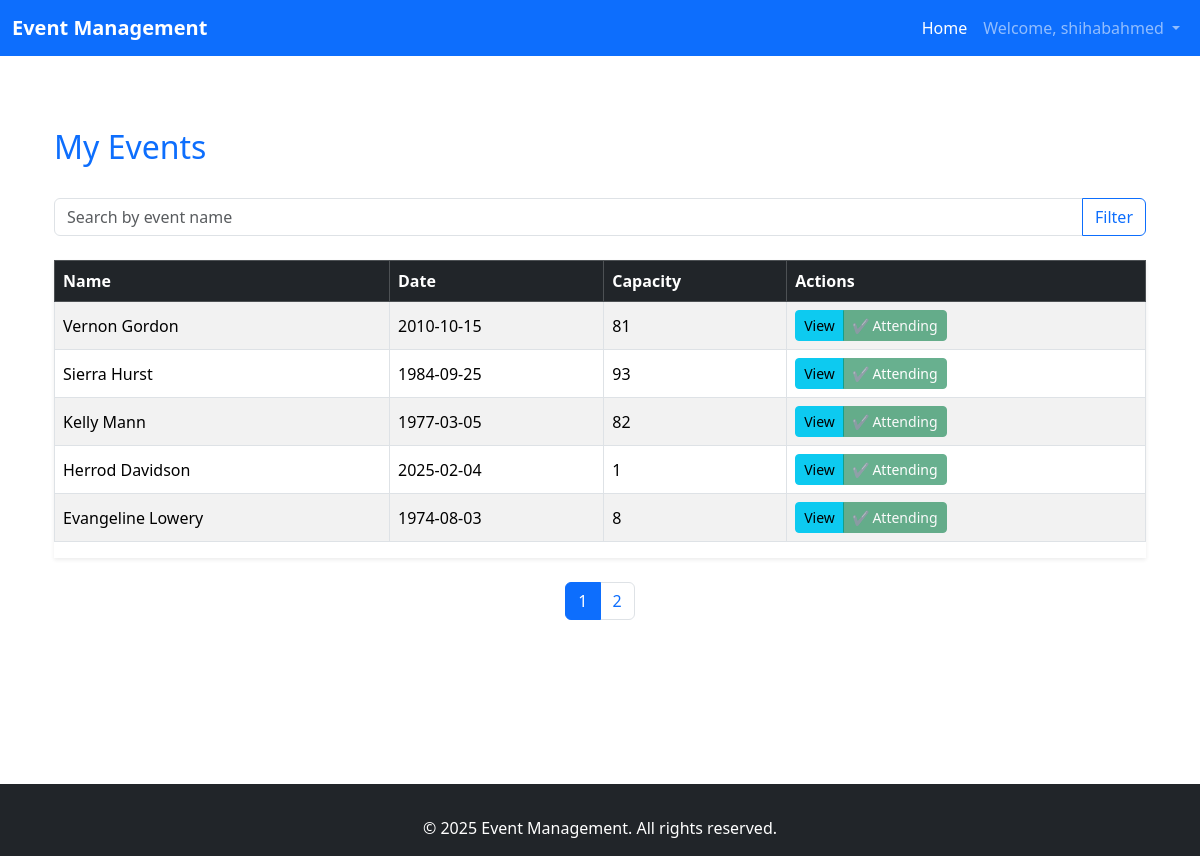
Screenshot of /dashboard.php?sort=name&order=DESC (signed in) with the database file from the repository.
### tables this page shows
CREATE TABLE `events` (
  `id` int(11) NOT NULL,
  `name` varchar(255) NOT NULL,
  `description` text DEFAULT NULL,
  `date` date NOT NULL,
  `capacity` int(11) NOT NULL,
  `created_by` int(11) NOT NULL,
  `location` varchar(255) NOT NULL,
  `created_at` timestamp NOT NULL DEFAULT current_timestamp()
);

### includes/auth.php (called while the page is built, shortened)
<?php
function isAdmin() {
    return isset($_SESSION['role']) && $_SESSION['role'] === 'admin';
}
?>

### dashboard.php (the view, shortened to what this page needs)
<?php
include 'includes/auth.php';
include 'includes/db.php';
$page = isset($_GET['page']) ? (int)$_GET['page'] : 1;
$limit = 5;
$offset = ($page - 1) * $limit;
$sort = isset($_GET['sort']) ? $_GET['sort'] : 'created_at';
$order = isset($_GET['order']) ? $_GET['order'] : 'DESC';
$filter = isset($_GET['filter']) ? $_GET['filter'] : '';
$whereClause = $filter ? "WHERE name LIKE :filter" : '';
try {
    $stmt = $pdo->prepare("SELECT COUNT(*) AS total FROM events $whereClause");
    $stmt->execute();
    $totalEvents = $stmt->fetch()['total'];
    $totalPages = ceil($totalEvents / $limit);
    $stmt = $pdo->prepare("SELECT * FROM events $whereClause ORDER BY $sort $order LIMIT :limit OFFSET :offset");
    $stmt->bindValue(':limit', $limit, PDO::PARAM_INT);
    $stmt->bindValue(':offset', $offset, PDO::PARAM_INT);
    $stmt->execute();
    $events = $stmt->fetchAll(PDO::FETCH_ASSOC);
} catch (PDOException $e) {
    die("Database error: " . $e->getMessage());
}
?>
<?php include 'includes/header.php'; ?>
<div class="container mt-5">
    <div class="row mb-4">
        <div class="col-12 col-md-6">
            <h2 class="text-primary">My Events</h2>
        </div>
        <div class="col-12 col-md-6 text-md-end text-center">
        </div>
    </div>
    <form method="GET" class="mb-4">
        <div class="input-group">
            <input type="text" name="filter" class="form-control" placeholder="Search by event name" value="<?= htmlspecialchars($filter) ?>">
            <button type="submit" class="btn btn-outline-primary">Filter</button>
        </div>
    </form>
    <div class="table-responsive shadow-sm">
        <table class="table table-bordered table-striped table-hover align-middle">
            <thead class="table-dark">
                <tr>
                    <th scope="col">
                        <a href="?sort=name&order=<?= $sort === 'name' && $order === 'ASC' ? 'DESC' : 'ASC' ?>" class="text-decoration-none text-white">
                            Name
                        </a>
                    </th>
                    <th scope="col">
                        <a href="?sort=date&order=<?= $sort === 'date' && $order === 'ASC' ? 'DESC' : 'ASC' ?>" class="text-decoration-none text-white">
                            Date
                        </a>
                    </th>
                    <th scope="col">Capacity</th>
                    <th scope="col">Actions</th>
                </tr>
            </thead>
            <tbody>
                <?php if (!empty($events)): ?>
                    <?php foreach ($events as $event): ?>
                        <?php
                        $userId = $_SESSION['user_id'];
                        $stmt = $pdo->prepare("SELECT * FROM attendees WHERE event_id = ? AND user_id = ?");
                        $stmt->execute([$event['id'], $userId]);
                        $isAttending = $stmt->fetch();
                        ?>
                        <tr>
                            <td><?= htmlspecialchars($event['name']) ?></td>
                            <td><?= htmlspecialchars($event['date']) ?></td>
                            <td><?= htmlspecialchars($event['capacity']) ?></td>
                            <td>
                                <div class="btn-group" role="group">
                                    <a href="view_event.php?id=<?= $event['id'] ?>" class="btn btn-info btn-sm">View</a>
                                    <?php if (isAdmin()): ?>
                                        <a href="edit_event.php?id=<?= $event['id'] ?>" class="btn btn-warning btn-sm">Edit</a>
                                        <a href="delete_event.php?id=<?= $event['id'] ?>" class="btn btn-danger btn-sm delete-event">Delete</a>
                                    <?php else: ?>
                                        <?php if ($isAttending): ?>
                                            <span class="btn btn-success btn-sm disabled">✔ Attending</span>
                                        <?php endif; ?>
                                    <?php endif; ?>
                                </div>
                            </td>
                        </tr>
                    <?php endforeach; ?>
                <?php else: ?>
                    <tr>
                        <td colspan="<?= isAdmin() ? 5 : 4 ?>" class="text-center text-muted fst-italic">No events found.</td>
                    </tr>
                <?php endif; ?>
            </tbody>
        </table>
    </div>
    <nav aria-label="Page navigation" class="mt-4">
        <ul class="pagination justify-content-center">
            <?php for ($i = 1; $i <= $totalPages; $i++): ?>
                <li class="page-item <?= $i === $page ? 'active' : '' ?>">
                    <a class="page-link" href="?page=<?= $i ?>&sort=<?= $sort ?>&order=<?= $order ?>&filter=<?= $filter ?>"><?= $i ?></a>
                </li>
            <?php endfor; ?>
        </ul>
    </nav>
</div>
<?php include 'includes/footer.php'; ?>

### rows the page displays
events: name "Vernon Gordon", date "2010-10-15", capacity "81"
events: name "Sierra Hurst", date "1984-09-25", capacity "93"
events: name "Kelly Mann", date "1977-03-05", capacity "82"
events: name "Herrod Davidson", date "2025-02-04", capacity "1"
events: name "Evangeline Lowery", date "1974-08-03", capacity "8"

### other values shown
$_SESSION['username'] "shihabahmed"
